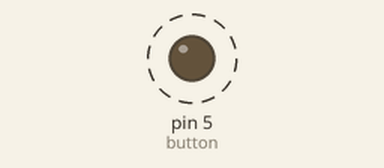
Bench run of a sketch on a simulated Arduino Uno, built with avr-gcc and run on an emulated ATmega328P. Shown: output pins drawn as LEDs (lit = HIGH). Dashed ring = blinking.

Above: at 0.2 s.
Timing chart, 0 to 5.8 s (numbered marks = the images above):
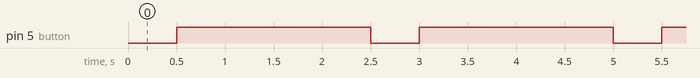

The sketch:

button_test.ino
```cpp
int button = 5;

void setup()
{
  pinMode(button, OUTPUT);
  digitalWrite(button, HIGH);
}

void loop()
{
  digitalWrite(button, LOW);
  delay(500);
  digitalWrite(button, HIGH);
  delay(2000);
}
```

Measured:
- by itself, pin 5 (button): alternates HIGH for 2.0 s and LOW for 0.50 s
